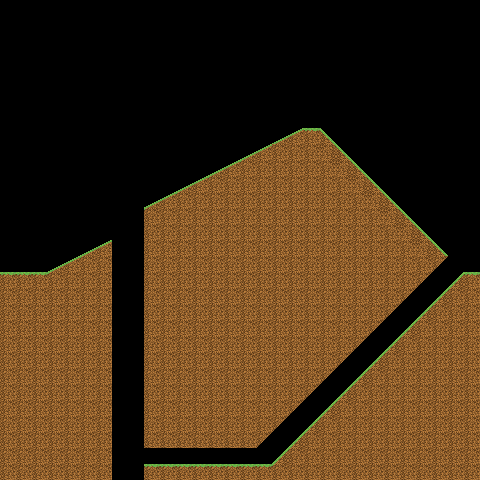

Rendered tile map (Tiled .tmx) drawn with the repository's tilesets; below, a short description and the full map source, tile grids included:
An orthogonal 30x30 tile map with 16x16 px tiles, 1 tile layer (walls).

<map version="1.10" tiledversion="1.10.2" orientation="orthogonal" renderorder="right-down" width="30" height="30" tilewidth="16" tileheight="16" infinite="0" nextlayerid="2" nextobjectid="1">
 <tileset firstgid="1" source="../grass.tsx" />
 <layer id="1" name="walls" width="30" height="30">
  <data encoding="csv">
0,0,0,0,0,0,0,0,0,0,0,0,0,0,0,0,0,0,0,0,0,0,0,0,0,0,0,0,0,0,
0,0,0,0,0,0,0,0,0,0,0,0,0,0,0,0,0,0,0,0,0,0,0,0,0,0,0,0,0,0,
0,0,0,0,0,0,0,0,0,0,0,0,0,0,0,0,0,0,0,0,0,0,0,0,0,0,0,0,0,0,
0,0,0,0,0,0,0,0,0,0,0,0,0,0,0,0,0,0,0,0,0,0,0,0,0,0,0,0,0,0,
0,0,0,0,0,0,0,0,0,0,0,0,0,0,0,0,0,0,0,0,0,0,0,0,0,0,0,0,0,0,
0,0,0,0,0,0,0,0,0,0,0,0,0,0,0,0,0,0,0,0,0,0,0,0,0,0,0,0,0,0,
0,0,0,0,0,0,0,0,0,0,0,0,0,0,0,0,0,0,0,0,0,0,0,0,0,0,0,0,0,0,
0,0,0,0,0,0,0,0,0,0,0,0,0,0,0,0,0,0,0,0,0,0,0,0,0,0,0,0,0,0,
0,0,0,0,0,0,0,0,0,0,0,0,0,0,0,0,0,1,2,8,3,0,0,0,0,0,0,0,0,0,
0,0,0,0,0,0,0,0,0,0,0,0,0,0,0,1,2,6,6,6,7,3,0,0,0,0,0,0,0,0,
0,0,0,0,0,0,0,0,0,0,0,0,0,1,2,5,6,6,6,6,6,7,3,0,0,0,0,0,0,0,
0,0,0,0,0,0,0,0,0,0,0,1,2,5,6,6,6,6,6,6,6,6,7,3,0,0,0,0,0,0,
0,0,0,0,0,0,0,0,0,1,2,5,6,6,6,6,6,6,6,6,6,6,6,7,3,0,0,0,0,0,
0,0,0,0,0,0,0,0,0,5,6,6,6,6,6,6,6,6,6,6,6,6,6,6,7,3,0,0,0,0,
0,0,0,0,0,0,0,0,0,6,6,6,6,6,6,6,6,6,6,6,6,6,6,6,6,7,3,0,0,0,
0,0,0,0,0,1,2,0,0,6,6,6,6,6,6,6,6,6,6,6,6,6,6,6,6,6,7,3,0,0,
0,0,0,1,2,5,6,0,0,6,6,6,6,6,6,6,6,6,6,6,6,6,6,6,6,6,6,16,0,0,
8,8,8,5,6,6,6,0,0,6,6,6,6,6,6,6,6,6,6,6,6,6,6,6,6,6,16,0,9,8,
6,6,6,6,6,6,6,0,0,6,6,6,6,6,6,6,6,6,6,6,6,6,6,6,6,16,0,9,5,6,
6,6,6,6,6,6,6,0,0,6,6,6,6,6,6,6,6,6,6,6,6,6,6,6,16,0,9,5,6,6,
6,6,6,6,6,6,6,0,0,6,6,6,6,6,6,6,6,6,6,6,6,6,6,16,0,9,5,6,6,6,
6,6,6,6,6,6,6,0,0,6,6,6,6,6,6,6,6,6,6,6,6,6,16,0,9,5,6,6,6,6,
6,6,6,6,6,6,6,0,0,6,6,6,6,6,6,6,6,6,6,6,6,16,0,9,5,6,6,6,6,6,
6,6,6,6,6,6,6,0,0,6,6,6,6,6,6,6,6,6,6,6,16,0,9,5,6,6,6,6,6,6,
6,6,6,6,6,6,6,0,0,6,6,6,6,6,6,6,6,6,6,16,0,9,5,6,6,6,6,6,6,6,
6,6,6,6,6,6,6,0,0,6,6,6,6,6,6,6,6,6,16,0,9,5,6,6,6,6,6,6,6,6,
6,6,6,6,6,6,6,0,0,6,6,6,6,6,6,6,6,16,0,9,5,6,6,6,6,6,6,6,6,6,
6,6,6,6,6,6,6,0,0,6,6,6,6,6,6,6,16,0,9,5,6,6,6,6,6,6,6,6,6,6,
6,6,6,6,6,6,6,0,0,0,0,0,0,0,0,0,0,9,5,6,6,6,6,6,6,6,6,6,6,6,
6,6,6,6,6,6,6,0,0,8,8,8,8,8,8,8,8,5,6,6,6,6,6,6,6,6,6,6,6,6
</data>
 </layer>
</map>
